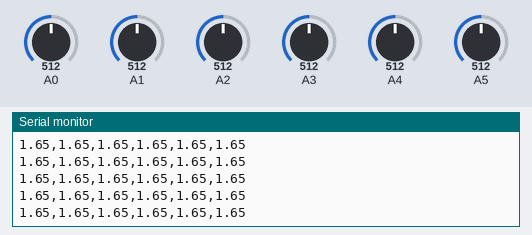
The sketch below on a simulated Arduino Uno, built with avr-gcc and run on an emulated ATmega328P. On the bench: the last lines printed to the serial monitor. The test bench sets the inputs (shaded band); at power-on: A0 = 512, A1 = 512, A2 = 512, A3 = 512, A4 = 512, A5 = 512.

Above: at 1.2 s.
1.3 s: A0 set to 716
At 1.45 s:
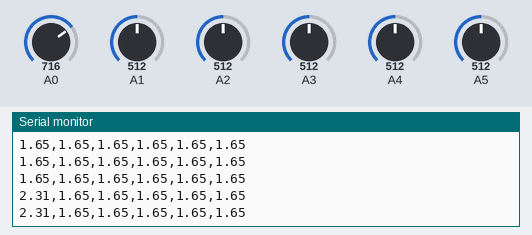
2.8 s: A1 set to 716
At 2.89 s:
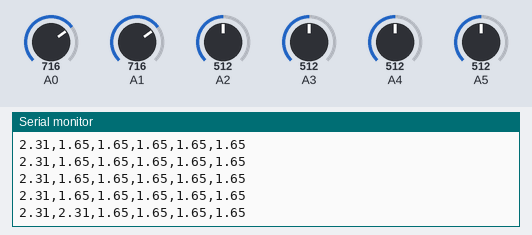
4.3 s: A2 set to 716
At 4.33 s:
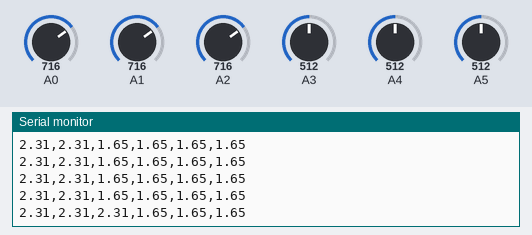
5.8 s: A3 set to 716
At 5.88 s:
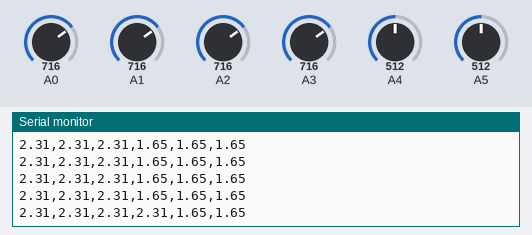
7.3 s: A4 set to 716
At 7.32 s:
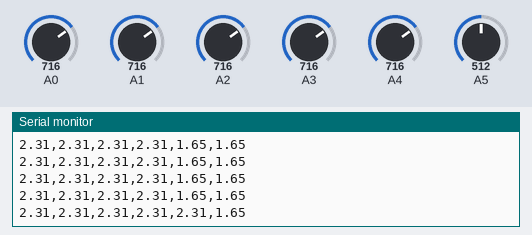
8.8 s: A5 set to 716
At 8.87 s:
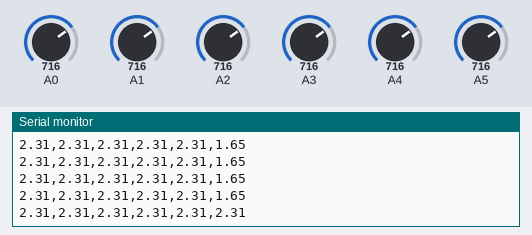

The sketch:

ReadAnalogOutInCSVFormat.ino
```cpp
/*
  ReadAnalogOutInCSVFormat

  Reads analog inputs on pins A0-A5, prints the results to the Serial Monitor in CSV format.
  Graphical representation is available using Serial Plotter (Tools > Serial Plotter menu).
*/


const int numPins = 6;  // A0-A5 = 6 pins

// the setup routine runs once when you press reset:
void setup() {
  // initialize serial communication at 9600 bits per second:
  Serial.begin(115200);  // OpenCR  // Serial.begin(9600);  // Arduino

  // // Set all pins to pulldown
  // for (int pin = 0; pin < numPins; pin++) {
  //   pinMode(A0 + pin, INPUT);
  // }

  // Print header labels for Serial Plotter (optional, helps with identification)
  // This will be the header row for your CSV
  // Serial.println("A3,A4,A5");  //
  Serial.println("A0,A1,A2,A3,A4,A5");
}

// the loop routine runs over and over again forever:
void loop() {
  // read all analog pins A0-A5 and print comma-separated values
  for (int pin = 0; pin < numPins; pin++) {
    // retrieve measurement in bits
    int sensorValue = analogRead(A0 + pin);

    // convert measurement to V
    float voltage = sensorValue / 1023.0 * 3.3;
    // print the V
    Serial.print(voltage);

    // print just the sensor value
    // Serial.print(sensorValue);

    // add comma between values (except for the last one)
    if (pin < numPins - 1) {
      Serial.print(",");
    }
  }

  Serial.println(); // newline to complete the line
  delay(100); // small delay for stability (Serial Plotter can handle faster updates)
}
```

Measured:
- after the input at 1.3 s, the serial monitor: prints a new line at once (image 1)
- after the input at 2.8 s, the serial monitor: prints a new line after 0.09 s (image 2)
- after the input at 4.3 s, the serial monitor: prints a new line at once (image 3)
- after the input at 5.8 s, the serial monitor: prints a new line after 0.08 s (image 4)
- after the input at 7.3 s, the serial monitor: prints a new line at once (image 5)
- after the input at 8.8 s, the serial monitor: prints a new line after 0.06 s (image 6)
